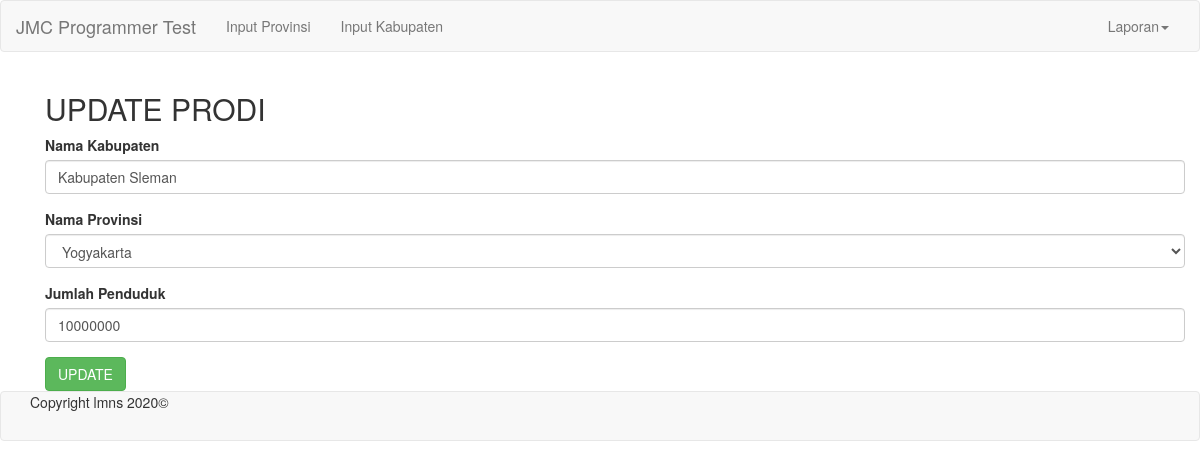
Page /home/lihat_kabupaten/3 on the committed database.
### tables this page shows
CREATE TABLE `kabupaten` (
  `kabupaten_id` int(3) NOT NULL,
  `kabupaten_nama` varchar(40) NOT NULL,
  `provinsi_id` int(2) NOT NULL,
  `penduduk` int(11) NOT NULL
);

CREATE TABLE `provinsi` (
  `provinsi_id` int(2) NOT NULL,
  `provinsi_nama` varchar(20) NOT NULL
);

### application/controllers/Home.php (called while the page is built, shortened)
<?php
class Home extends CI_Controller {
	public function lihat_kabupaten($id_kabupaten){
		$data['judul']='Update Kabupaten';
		$data['header']='layout/header';
		$data['footer']='layout/footer';
		$data['modal']='layout/modal';
		$data['isi']='isi/update_kabupaten';
		$data['provinsi']=$this->saint->tampil_provinsi();
		$data['kabupaten']=$this->saint->ambil_kabupaten($id_kabupaten);
		$this->load->view('layout/template',$data);
	}
}

### index.php (called while the page is built, shortened)
<?php
require_once BASEPATH.'core/CodeIgniter.php';

### application/models/Saint.php (called while the page is built, shortened)
 <?php
class Saint extends CI_Model {
	public function tampil_provinsi()
	{
		$data=array();
		$this->db->select('*');
		$this->db->order_by('provinsi_id','DESC');
		$view=$this->db->get('provinsi');
		foreach ($view->result_array() as $row) {
				$data[]=$row;
			}
		return $data;
	}
	public function ambil_kabupaten($id_kabupaten){
		$this->db->select('*');
		$this->db->where('kabupaten_id',$id_kabupaten);
		$view=$this->db->get('kabupaten');
				$data=$view->row_array();
		return $data;
	}
}

### application/views/isi/update_kabupaten.php (the view, shortened to what this page needs)
<div class="container">
  <h2>UPDATE PRODI</h2>
<form action="<?=base_url();?>home/update_kabupaten" method="post">
  <div class="form-group">
    <label for="exampleInputEmail1">Nama Kabupaten</label>
    <input type="text" class="form-control" id="exampleInputEmail1" placeholder="Masukkan Nama Kabupaten" value="<?=$kabupaten['kabupaten_nama']?>" name="nama_kabupaten">
  </div>
  <div class="form-group">
    <label for="exampleInputPassword1">Nama Provinsi</label>
    <select class="form-control" name="id_provinsi">
      <?php
         foreach ($provinsi as $rows) {
      ?>
      <option value="<?= $rows['provinsi_id'] ?>" <?php if($kabupaten['provinsi_id']==$rows['provinsi_id'])echo "selected" ?>><?= $rows['provinsi_nama'] ?></option>
      <?php
       }
      ?>
    </select>
  </div>
    <div class="form-group">
    <label for="exampleInputEmail1">Jumlah Penduduk</label>
    <input type="text" class="form-control" id="exampleInputEmail1" placeholder="Masukkan Jumlah Penduduk" value="<?=$kabupaten['penduduk']?>" name="jml">
  </div>
  <button type="submit" class="btn btn-default btn-success">UPDATE</button>
</form>
</div>

### rows in the picture
kabupaten: nama_kabupaten "Kabupaten Sleman", id_provinsi "Yogyakarta", jml "10000000"
